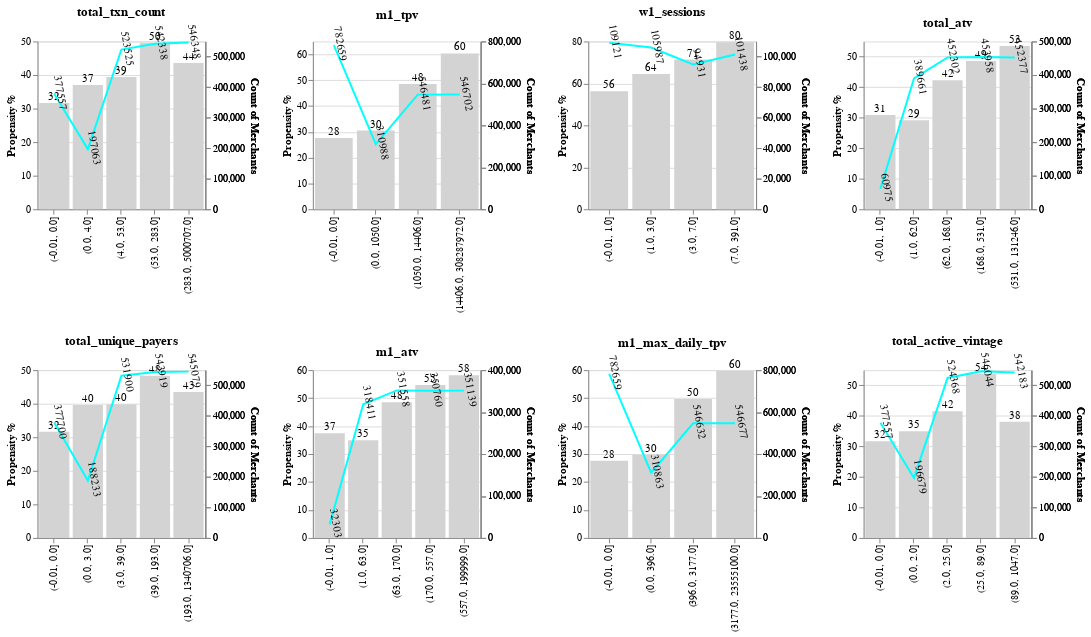

The notebook cell this image was saved under:
### Code cell
(num1|num2|num3|num4) & (num5|num6|num7|num8)

### Figure 1 — Vega-Lite specification as saved in the notebook (floating-point values rounded to 4 significant figures)
{"usermeta": {"embedOptions": {"theme": "fivethirtyeight"}}, "config": {"view": {"continuousWidth": 400, "continuousHeight": 300}}, "vconcat": [{"hconcat": [{"layer": [{"mark": {"type": "bar", "color": "lightgrey"}, "encoding": {"x": {"axis": {"title": ""}, "field": "total_txn_count", "sort": [-0.01, 0, 4, 53, 283, 5000707], "type": "ordinal"}, "y": {"axis": {"title": "Propensity %"}, "field": "target", "type": "quantitative"}}}, {"mark": {"type": "text", "align": "center", "baseline": "middle", "dy": -6}, "encoding": {"text": {"field": "target", "format": ".0f", "type": "quantitative"}, "x": {"axis": {"title": ""}, "field": "total_txn_count", "sort": [-0.01, 0, 4, 53, 283, 5000707], "type": "ordinal"}, "y": {"axis": {"labels": false, "ticks": false, "title": ""}, "field": "target", "type": "quantitative"}}}, {"mark": {"type": "line", "color": "aqua"}, "encoding": {"x": {"axis": {"title": ""}, "field": "total_txn_count", "sort": [-0.01, 0, 4, 53, 283, 5000707], "type": "ordinal"}, "y": {"field": "Count of Merchants", "type": "quantitative"}}}, {"mark": {"type": "text", "align": "center", "angle": 80, "baseline": "middle", "color": "black", "dy": -6}, "encoding": {"text": {"field": "Count of Merchants", "format": ".0f", "type": "quantitative"}, "x": {"axis": {"title": ""}, "field": "total_txn_count", "sort": [-0.01, 0, 4, 53, 283, 5000707], "type": "ordinal"}, "y": {"field": "Count of Merchants", "type": "quantitative"}}}], "data": {"name": "data-b9a0715d39b6e76dc381e27588c473c3"}, "height": 170, "resolve": {"scale": {"y": "independent"}}, "title": "total_txn_count", "width": 170}, {"layer": [{"mark": {"type": "bar", "color": "lightgrey"}, "encoding": {"x": {"axis": {"title": ""}, "field": "m1_tpv", "sort": [-0.01, 0, 0, 1050, 14406, 308287972], "type": "ordinal"}, "y": {"axis": {"title": "Propensity %"}, "field": "target", "type": "quantitative"}}}, {"mark": {"type": "text", "align": "center", "baseline": "middle", "dy": -6}, "encoding": {"text": {"field": "target", "format": ".0f", "type": "quantitative"}, "x": {"axis": {"title": ""}, "field": "m1_tpv", "sort": [-0.01, 0, 0, 1050, 14406, 308287972], "type": "ordinal"}, "y": {"axis": {"labels": false, "ticks": false, "title": ""}, "field": "target", "type": "quantitative"}}}, {"mark": {"type": "line", "color": "aqua"}, "encoding": {"x": {"axis": {"title": ""}, "field": "m1_tpv", "sort": [-0.01, 0, 0, 1050, 14406, 308287972], "type": "ordinal"}, "y": {"field": "Count of Merchants", "type": "quantitative"}}}, {"mark": {"type": "text", "align": "center", "angle": 80, "baseline": "middle", "color": "black", "dy": -6}, "encoding": {"text": {"field": "Count of Merchants", "format": ".0f", "type": "quantitative"}, "x": {"axis": {"title": ""}, "field": "m1_tpv", "sort": [-0.01, 0, 0, 1050, 14406, 308287972], "type": "ordinal"}, "y": {"field": "Count of Merchants", "type": "quantitative"}}}], "data": {"name": "data-0bb844dd0b5cddaa77ac1deca75edc33"}, "height": 170, "resolve": {"scale": {"y": "independent"}}, "title": "m1_tpv", "width": 170}, {"layer": [{"mark": {"type": "bar", "color": "lightgrey"}, "encoding": {"x": {"axis": {"title": ""}, "field": "w1_sessions", "sort": [-0.01, 1, 1, 3, 7, 391], "type": "ordinal"}, "y": {"axis": {"title": "Propensity %"}, "field": "target", "type": "quantitative"}}}, {"mark": {"type": "text", "align": "center", "baseline": "middle", "dy": -6}, "encoding": {"text": {"field": "target", "format": ".0f", "type": "quantitative"}, "x": {"axis": {"title": ""}, "field": "w1_sessions", "sort": [-0.01, 1, 1, 3, 7, 391], "type": "ordinal"}, "y": {"axis": {"labels": false, "ticks": false, "title": ""}, "field": "target", "type": "quantitative"}}}, {"mark": {"type": "line", "color": "aqua"}, "encoding": {"x": {"axis": {"title": ""}, "field": "w1_sessions", "sort": [-0.01, 1, 1, 3, 7, 391], "type": "ordinal"}, "y": {"field": "Count of Merchants", "type": "quantitative"}}}, {"mark": {"type": "text", "align": "center", "angle": 80, "baseline": "middle", "color": "black", "dy": -6}, "encoding": {"text": {"field": "Count of Merchants", "format": ".0f", "type": "quantitative"}, "x": {"axis": {"title": ""}, "field": "w1_sessions", "sort": [-0.01, 1, 1, 3, 7, 391], "type": "ordinal"}, "y": {"field": "Count of Merchants", "type": "quantitative"}}}], "data": {"name": "data-605f8f639b46422b5df21ebf32491b44"}, "height": 170, "resolve": {"scale": {"y": "independent"}}, "title": "w1_sessions", "width": 170}, {"layer": [{"mark": {"type": "bar", "color": "lightgrey"}, "encoding": {"x": {"axis": {"title": ""}, "field": "total_atv", "sort": [-0.01, 1, 62, 168, 531, 131246], "type": "ordinal"}, "y": {"axis": {"title": "Propensity %"}, "field": "target", "type": "quantitative"}}}, {"mark": {"type": "text", "align": "center", "baseline": "middle", "dy": -6}, "encoding": {"text": {"field": "target", "format": ".0f", "type": "quantitative"}, "x": {"axis": {"title": ""}, "field": "total_atv", "sort": [-0.01, 1, 62, 168, 531, 131246], "type": "ordinal"}, "y": {"axis": {"labels": false, "ticks": false, "title": ""}, "field": "target", "type": "quantitative"}}}, {"mark": {"type": "line", "color": "aqua"}, "encoding": {"x": {"axis": {"title": ""}, "field": "total_atv", "sort": [-0.01, 1, 62, 168, 531, 131246], "type": "ordinal"}, "y": {"field": "Count of Merchants", "type": "quantitative"}}}, {"mark": {"type": "text", "align": "center", "angle": 80, "baseline": "middle", "color": "black", "dy": -6}, "encoding": {"text": {"field": "Count of Merchants", "format": ".0f", "type": "quantitative"}, "x": {"axis": {"title": ""}, "field": "total_atv", "sort": [-0.01, 1, 62, 168, 531, 131246], "type": "ordinal"}, "y": {"field": "Count of Merchants", "type": "quantitative"}}}], "data": {"name": "data-a604e326c9987eb4051fbdf283c2a4f7"}, "height": 170, "resolve": {"scale": {"y": "independent"}}, "title": "total_atv", "width": 170}]}, {"hconcat": [{"layer": [{"mark": {"type": "bar", "color": "lightgrey"}, "encoding": {"x": {"axis": {"title": ""}, "field": "total_unique_payers", "sort": [-0.01, 0, 3, 39, 193, 1340706], "type": "ordinal"}, "y": {"axis": {"title": "Propensity %"}, "field": "target", "type": "quantitative"}}}, {"mark": {"type": "text", "align": "center", "baseline": "middle", "dy": -6}, "encoding": {"text": {"field": "target", "format": ".0f", "type": "quantitative"}, "x": {"axis": {"title": ""}, "field": "total_unique_payers", "sort": [-0.01, 0, 3, 39, 193, 1340706], "type": "ordinal"}, "y": {"axis": {"labels": false, "ticks": false, "title": ""}, "field": "target", "type": "quantitative"}}}, {"mark": {"type": "line", "color": "aqua"}, "encoding": {"x": {"axis": {"title": ""}, "field": "total_unique_payers", "sort": [-0.01, 0, 3, 39, 193, 1340706], "type": "ordinal"}, "y": {"field": "Count of Merchants", "type": "quantitative"}}}, {"mark": {"type": "text", "align": "center", "angle": 80, "baseline": "middle", "color": "black", "dy": -6}, "encoding": {"text": {"field": "Count of Merchants", "format": ".0f", "type": "quantitative"}, "x": {"axis": {"title": ""}, "field": "total_unique_payers", "sort": [-0.01, 0, 3, 39, 193, 1340706], "type": "ordinal"}, "y": {"field": "Count of Merchants", "type": "quantitative"}}}], "data": {"name": "data-5ebc092675bf464b064c551c4fb32d49"}, "height": 170, "resolve": {"scale": {"y": "independent"}}, "title": "total_unique_payers", "width": 170}, {"layer": [{"mark": {"type": "bar", "color": "lightgrey"}, "encoding": {"x": {"axis": {"title": ""}, "field": "m1_atv", "sort": [-0.01, 1, 63, 170, 557, 199999], "type": "ordinal"}, "y": {"axis": {"title": "Propensity %"}, "field": "target", "type": "quantitative"}}}, {"mark": {"type": "text", "align": "center", "baseline": "middle", "dy": -6}, "encoding": {"text": {"field": "target", "format": ".0f", "type": "quantitative"}, "x": {"axis": {"title": ""}, "field": "m1_atv", "sort": [-0.01, 1, 63, 170, 557, 199999], "type": "ordinal"}, "y": {"axis": {"labels": false, "ticks": false, "title": ""}, "field": "target", "type": "quantitative"}}}, {"mark": {"type": "line", "color": "aqua"}, "encoding": {"x": {"axis": {"title": ""}, "field": "m1_atv", "sort": [-0.01, 1, 63, 170, 557, 199999], "type": "ordinal"}, "y": {"field": "Count of Merchants", "type": "quantitative"}}}, {"mark": {"type": "text", "align": "center", "angle": 80, "baseline": "middle", "color": "black", "dy": -6}, "encoding": {"text": {"field": "Count of Merchants", "format": ".0f", "type": "quantitative"}, "x": {"axis": {"title": ""}, "field": "m1_atv", "sort": [-0.01, 1, 63, 170, 557, 199999], "type": "ordinal"}, "y": {"field": "Count of Merchants", "type": "quantitative"}}}], "data": {"name": "data-ffea22fdaa7fb9e892b04a6c93889362"}, "height": 170, "resolve": {"scale": {"y": "independent"}}, "title": "m1_atv", "width": 170}, {"layer": [{"mark": {"type": "bar", "color": "lightgrey"}, "encoding": {"x": {"axis": {"title": ""}, "field": "m1_max_daily_tpv", "sort": [-0.01, 0, 0, 396, 3177, 23555100], "type": "ordinal"}, "y": {"axis": {"title": "Propensity %"}, "field": "target", "type": "quantitative"}}}, {"mark": {"type": "text", "align": "center", "baseline": "middle", "dy": -6}, "encoding": {"text": {"field": "target", "format": ".0f", "type": "quantitative"}, "x": {"axis": {"title": ""}, "field": "m1_max_daily_tpv", "sort": [-0.01, 0, 0, 396, 3177, 23555100], "type": "ordinal"}, "y": {"axis": {"labels": false, "ticks": false, "title": ""}, "field": "target", "type": "quantitative"}}}, {"mark": {"type": "line", "color": "aqua"}, "encoding": {"x": {"axis": {"title": ""}, "field": "m1_max_daily_tpv", "sort": [-0.01, 0, 0, 396, 3177, 23555100], "type": "ordinal"}, "y": {"field": "Count of Merchants", "type": "quantitative"}}}, {"mark": {"type": "text", "align": "center", "angle": 80, "baseline": "middle", "color": "black", "dy": -6}, "encoding": {"text": {"field": "Count of Merchants", "format": ".0f", "type": "quantitative"}, "x": {"axis": {"title": ""}, "field": "m1_max_daily_tpv", "sort": [-0.01, 0, 0, 396, 3177, 23555100], "type": "ordinal"}, "y": {"field": "Count of Merchants", "type": "quantitative"}}}], "data": {"name": "data-eee71fb969d0729bbaa3ecab08014c7e"}, "height": 170, "resolve": {"scale": {"y": "independent"}}, "title": "m1_max_daily_tpv", "width": 170}, {"layer": [{"mark": {"type": "bar", "color": "lightgrey"}, "encoding": {"x": {"axis": {"title": ""}, "field": "total_active_vintage", "sort": [-0.01, 0, 2, 25, 89, 1047], "type": "ordinal"}, "y": {"axis": {"title": "Propensity %"}, "field": "target", "type": "quantitative"}}}, {"mark": {"type": "text", "align": "center", "baseline": "middle", "dy": -6}, "encoding": {"text": {"field": "target", "format": ".0f", "type": "quantitative"}, "x": {"axis": {"title": ""}, "field": "total_active_vintage", "sort": [-0.01, 0, 2, 25, 89, 1047], "type": "ordinal"}, "y": {"axis": {"labels": false, "ticks": false, "title": ""}, "field": "target", "type": "quantitative"}}}, {"mark": {"type": "line", "color": "aqua"}, "encoding": {"x": {"axis": {"title": ""}, "field": "total_active_vintage", "sort": [-0.01, 0, 2, 25, 89, 1047], "type": "ordinal"}, "y": {"field": "Count of Merchants", "type": "quantitative"}}}, {"mark": {"type": "text", "align": "center", "angle": 80, "baseline": "middle", "color": "black", "dy": -6}, "encoding": {"text": {"field": "Count of Merchants", "format": ".0f", "type": "quantitative"}, "x": {"axis": {"title": ""}, "field": "total_active_vintage", "sort": [-0.01, 0, 2, 25, 89, 1047], "type": "ordinal"}, "y": {"field": "Count of Merchants", "type": "quantitative"}}}], "data": {"name": "data-578133d6a36692189667916ae9d94727"}, "height": 170, "resolve": {"scale": {"y": "independent"}}, "title": "total_active_vintage", "width": 170}]}], "$schema": "https://vega.github.io/schema/vega-lite/v4.17.0.json", "datasets": {"data-b9a0715d39b6e76dc381e27588c473c3": [{"total_txn_count": "(-0.01, 0.0]", "target": 31.65, "Count of Merchants": 377557}, {"total_txn_count": "(0.0, 4.0]", "target": 37.04, "Count of Merchants": 197063}, {"total_txn_count": "(4.0, 53.0]", "target": 39.43, "Count of Merchants": 523525}, {"total_txn_count": "(53.0, 283.0]", "target": 49.55, "Count of Merchants": 542338}, {"total_txn_count": "(283.0, 5000707.0]", "target": 43.61, "Count of Merchants": 546348}], "data-0bb844dd0b5cddaa77ac1deca75edc33": [{"m1_tpv": "(-0.01, 0.0]", "target": 27.62, "Count of Merchants": 782659}, {"m1_tpv": "(0.0, 1050.0]", "target": 30.48, "Count of Merchants": 310988}, {"m1_tpv": "(1050.0, 14406.0]", "target": 48.48, "Count of Merchants": 546481}, {"m1_tpv": "(14406.0, 308287972.0]", "target": 60.37, "Count of Merchants": 546702}], "data-605f8f639b46422b5df21ebf32491b44": [{"w1_sessions": "(-0.01, 1.0]", "target": 56.31, "Count of Merchants": 109121}, {"w1_sessions": "(1.0, 3.0]", "target": 64.49, "Count of Merchants": 105987}, {"w1_sessions": "(3.0, 7.0]", "target": 71.38, "Count of Merchants": 94931}, {"w1_sessions": "(7.0, 391.0]", "target": 79.65, "Count of Merchants": 101438}], "data-a604e326c9987eb4051fbdf283c2a4f7": [{"total_atv": "(-0.01, 1.0]", "target": 30.89, "Count of Merchants": 60975}, {"total_atv": "(1.0, 62.0]", "target": 29.17, "Count of Merchants": 389661}, {"total_atv": "(62.0, 168.0]", "target": 42.29, "Count of Merchants": 452302}, {"total_atv": "(168.0, 531.0]", "target": 48.63, "Count of Merchants": 453958}, {"total_atv": "(531.0, 131246.0]", "target": 53.47, "Count of Merchants": 452377}], "data-5ebc092675bf464b064c551c4fb32d49": [{"total_unique_payers": "(-0.01, 0.0]", "target": 31.67, "Count of Merchants": 377700}, {"total_unique_payers": "(0.0, 3.0]", "target": 39.58, "Count of Merchants": 188233}, {"total_unique_payers": "(3.0, 39.0]", "target": 39.85, "Count of Merchants": 531900}, {"total_unique_payers": "(39.0, 193.0]", "target": 48.33, "Count of Merchants": 543919}, {"total_unique_payers": "(193.0, 1340706.0]", "target": 43.46, "Count of Merchants": 545079}], "data-ffea22fdaa7fb9e892b04a6c93889362": [{"m1_atv": "(-0.01, 1.0]", "target": 37.42, "Count of Merchants": 32303}, {"m1_atv": "(1.0, 63.0]", "target": 34.94, "Count of Merchants": 318411}, {"m1_atv": "(63.0, 170.0]", "target": 48.49, "Count of Merchants": 351558}, {"m1_atv": "(170.0, 557.0]", "target": 54.64, "Count of Merchants": 350760}, {"m1_atv": "(557.0, 199999.0]", "target": 58.18, "Count of Merchants": 351139}], "data-eee71fb969d0729bbaa3ecab08014c7e": [{"m1_max_daily_tpv": "(-0.01, 0.0]", "target": 27.62, "Count of Merchants": 782659}, {"m1_max_daily_tpv": "(0.0, 396.0]", "target": 29.73, "Count of Merchants": 310863}, {"m1_max_daily_tpv": "(396.0, 3177.0]", "target": 49.63, "Count of Merchants": 546632}, {"m1_max_daily_tpv": "(3177.0, 23555100.0]", "target": 59.64, "Count of Merchants": 546677}], "data-578133d6a36692189667916ae9d94727": [{"total_active_vintage": "(-0.01, 0.0]", "target": 31.65, "Count of Merchants": 377557}, {"total_active_vintage": "(0.0, 2.0]", "target": 34.93, "Count of Merchants": 196679}, {"total_active_vintage": "(2.0, 25.0]", "target": 41.54, "Count of Merchants": 524368}, {"total_active_vintage": "(25.0, 89.0]", "target": 53.71, "Count of Merchants": 546044}, {"total_active_vintage": "(89.0, 1047.0]", "target": 38.11, "Count of Merchants": 542183}]}}
